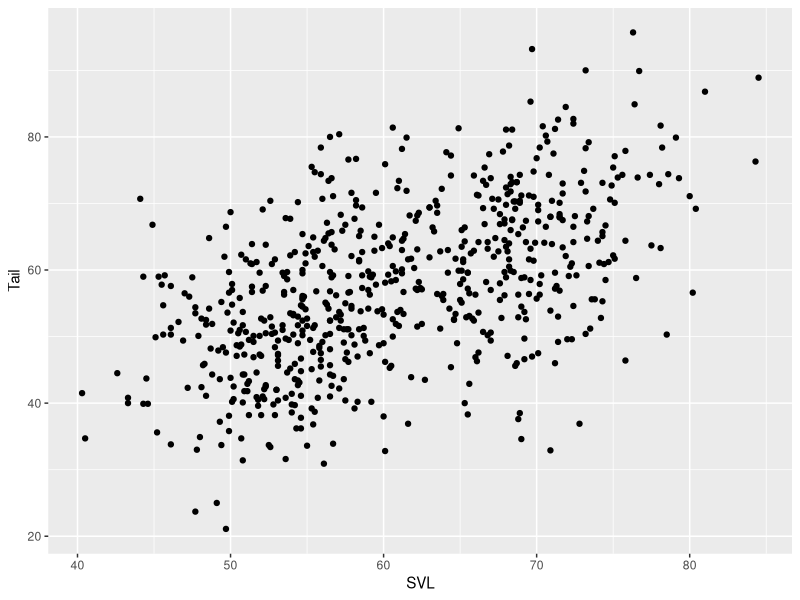
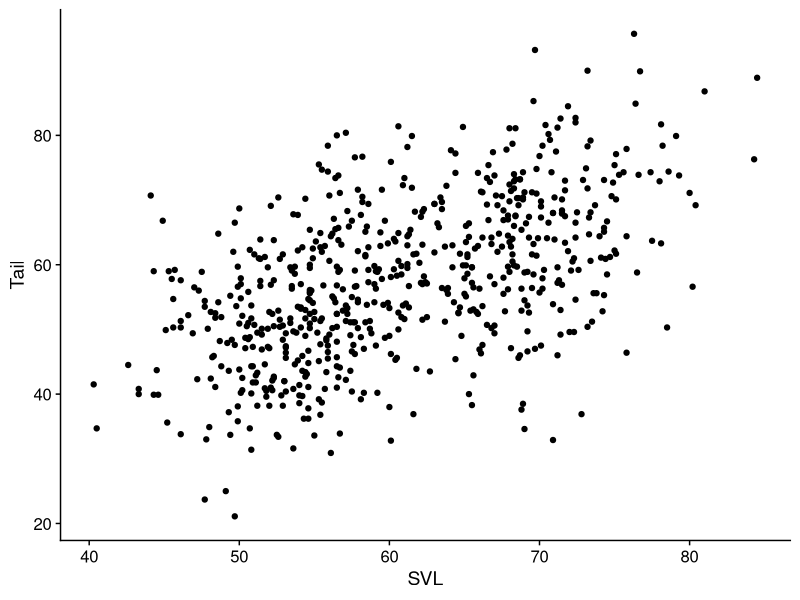

Write R code to recreate these figures, in order. (Note: this script raises an error after producing the figures.)
# This is the r_code for week 0
# Anything after a pound/hash/number sign is a comment

#### Installing some packages #### 
# First, there are a few packages that need to be installed 
# I'll explain what they are and how they work in a minute,
# but this can take a minute so let's get it started now

# Move your cursor to the next line and press Ctrl+Enter
install.packages("tidyverse") # It may be Cmd+Enter for Mac users
# This sends the line to the Console window and executes it
# If you're asked to pick a server/mirror, go with the first option
# (O-cloud)
install.packages("cowplot") # Install this package too
install.packages("ggforce")

# If you already have these installed, make sure they're the 
# latest versions.  If not, then please run the above code to
# update them

library(tidyverse)
library(cowplot)
library(ggforce)

#### let's take a look at some data ####

lizards <- read_csv("data/anoles.csv") # This loads in the dataset

lizards # This is a tidy data frame;
# Each column is a separate variable; each row is an observation
glimpse(lizards)
View(lizards)

## Data visualization

base_plot <- 
  ggplot(data = lizards) + # sets up a plot around lizards
  aes(x = SVL, y = Tail) + # Connects columns of lizards to plot aesthetics
  geom_point() # defines a visual layer; in this case, points
base_plot # show results

# This is functional, but doesn't look much like a scientific figure
theme_set(theme_cowplot()) # changes the default theme 
base_plot 

#### Aesthetics ####
# Aesthetics connect a column of data to a visual representation on the plot
# for example, x and y are aesthetics that correspond to axis positions

# Color_morph is another commonly used aesthetic

base_plot + aes(color = Color_morph) # discrete color

base_plot + aes(color = Limb) # continuous color

# Scales change the way aesthetics look
base_plot + aes(color = Limb) + scale_color_viridis_c()

  # Shape
base_plot + aes(shape = Color_morph)
base_plot + aes(shape = Color_morph) + scale_shape(solid = FALSE)

# Size
ggplot(data = lizards, aes(x = SVL, y = Tail, size = Limb)) + 
  geom_point(color = "cornflowerblue", shape = 1)
# Note that aes() was included in the ggplot call instead of being 
  # Added to it; both ways are valid

# You can also give points fixed aesthetic values
ggplot(data = lizards) + 
  aes(x = SVL, y = Tail, shape = Color_morph) + 
  geom_point(size = 2.5, color = "cornflowerblue") + 
  scale_shape(solid = FALSE)

# Or double up on Aesthetics
ggplot(data = lizards) + 
  aes(x = SVL, y = Tail, shape = Color_morph, color = Color_morph) + 
  geom_point(size = 2.5) + 
  scale_shape(solid = FALSE)

base_plot + aes(color = Limb, shape = Color_morph) + 
  scale_shape(solid = FALSE) +
  scale_color_viridis_c()
  
#### Geoms ####
# Geoms are different ways to visualize data

## Discrete X ##
# Histograms
ggplot(data = lizards) + 
  aes(x = Diameter) + 
  geom_histogram()
# Note that there's a warning here; let's address it

ggplot(data = lizards) + 
  aes(x = Diameter) + 
  geom_histogram(binwidth = 2.5) # binwidths option fixes the warning

# Density Plots
ggplot(data = lizards) + 
  aes(x = Diameter) + 
  geom_density()

# Exercise: How could you use a density plot or histogram to compare
  # Diameter distribution of different lizard Color_morph morphs?

# Discrete X, continuous Y

# boxplots
box_plots <- ggplot(data = lizards) + 
  aes(x = Site, y = Height) + 
  geom_boxplot() 

box_plots + aes(fill = Color_morph) # Note that we're using fill as the aesthetic, not color
# Generally, fill is used to color solid objects, color is used for lines or points

# Violin plot
ggplot(data = lizards) + 
  aes(x = Site, y = Height) + 
  geom_violin()  

# Jitter plot
ggplot(data = lizards) + 
  aes(x = Site, y = Height) + 
  geom_sina() # this is part of the ggforce package; 
              # there's a similar function in (geom_jitter), but this one is usually better


# Continuous X and Y

# Line graph
ggplot(data = lizards) + 
  aes(x = SVL, y = Tail) + 
  geom_line()
ggplot(data = lizards) + 
  aes(x = SVL, y = Tail, color = Color_morph) + 
  geom_line()
# SO these are clearly not a good way to visualize this sort of data...


# Regression line, with errors
ggplot(data = lizards) + 
  aes(x = SVL, y = Tail) + 
  geom_smooth(method = "lm", se = TRUE) # use se = FALSE to disable error regions

ggplot(data = lizards) + 
  aes(x = SVL, y = Tail, color = Color_morph) + 
  geom_smooth(method = "lm", se = TRUE) # use se = FALSE to disable error regions

# Combining geoms
regression_plot <- ggplot(data = lizards) + 
  aes(x = SVL, y = Tail) + 
  geom_point(size = 2.5, shape = 1, alpha = .5) + 
  geom_smooth(method = "lm") # adds regression line
regression_plot 

# Bar graphs involve a statistical transformation of the data

# How many individuals were at each site?
ggplot(data = lizards) + 
  aes(x = Site) +
  geom_bar()

ggplot(data = lizards) + 
  aes(x = Site, fill = Perch_type) +
  geom_bar()

ggplot(data = lizards) + 
  aes(x = Site, fill = Perch_type) +
  geom_bar(position = "dodge")

ggplot(data = lizards) + 
  aes(x = Site, fill = Perch_type) +
  geom_bar() + facet_wrap(~Color_morph)

# re-ordering bar graphs
  # You can use fct_infreq() on the x aesthetic to re-order it by frequency 
bars_in_order = 
  ggplot(data = lizards) + 
  aes(x = fct_infreq(Site), 
      fill = Perch_type) +
  geom_bar()
bars_in_order
bars_in_order + xlab("Site")

# Exercise: explore the lizards dataset to see if there are any 
# apparent relationships between different variables

#### Facets ####
# Facets are a way to create several smaller plots out of one dataset

regression_plot + facet_wrap(~Color_morph) # This splits the colors into separate plots

regression_plot + facet_wrap(~Site) # Note that by default, the scales are fixed to be the same
regression_plot + facet_wrap(~Site, scales = "free_x")

# Two_way faceting
regression_plot + facet_grid(Color_morph~Perch_type)

# Cheat sheet
# Go to https://ggplot2.tidyverse.org/ for the help files
